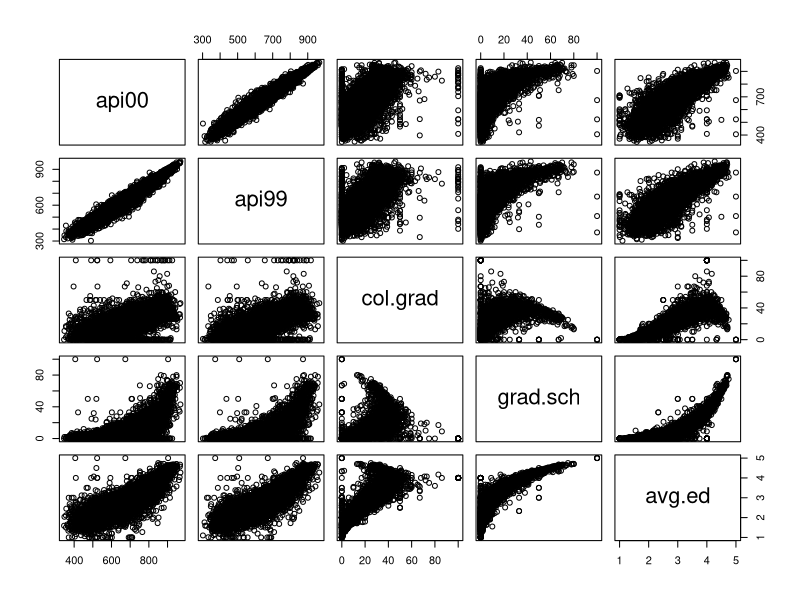

Write the R code that produced this figure. (Note: this script raises an error after producing the figure.)
library(survey)
data(api)
head(apipop)
library(corrplot)
install.packages("corrplot")

# First lets look for any correlation!
pairs(apipop[,c("api00","api99","col.grad", "grad.sch", "avg.ed")])
pairs.panels(apipop[,c("api00","api99","col.grad", "grad.sch", "avg.ed")])
M= cor(x=apipop[,c("api00","api99","col.grad", "grad.sch", "avg.ed")], use="pairwise.complete.obs")
corrplot(M,method="number")



##### proportions of schools that are Elementary, Middle school and High school
# since i want to do a proportional stratified sampling using school type as strata

props= table(apipop$stype)/length(apipop$stype)
props

length(apipop$sname[apipop$stype=='E'])
length(apipop$sname[apipop$stype=='M'])
length(apipop$sname[apipop$stype=='H'])

# lets multiply the above proportions by 100 to get an estimate of how many of each school type 
#we should take when doing the sampling 
props*100

elem_data = apipop[apipop$stype=='E',]
midd_data = apipop[apipop$stype=='M',]
high_data = apipop[apipop$stype=='H',]

dataList = list(elem_data, midd_data,high_data)
names(dataList)<- c("ElementarySchoolsData", "MiddleSchoolsData", "HighSchoolsData")

strat_sampl_by_stype<- function(data, Nsim, prop){
  xbar_strat_E <- NA
  xbar_strat_M <- NA
  xbar_strat_H <- NA
  samplSd_E <- NA
  samplSd_M <- NA
  samplSd_H <- NA
for(i in 1:Nsim){sampl_elem= sample(data[[1]]$col.grad, props[[1]]*100)
  sampl_high = sample(data[[3]]$col.grad, props[[2]]*100)
  sampl_midd= sample(data[[2]]$col.grad, props[[3]]*100)
  xbar_strat_E[i]<- mean(sampl_elem)
  xbar_strat_H[i]<- mean(sampl_high)
  xbar_strat_M[i]<- mean(sampl_midd)
  
  
  samplSd_E[i] <- sd(sampl_elem)
  samplSd_M[i] <- sd(sampl_high)
  samplSd_H[i] <- sd(sampl_midd)
}

output<- list (mean(xbar_strat_E), mean(xbar_strat_H),mean(xbar_strat_M),mean(samplSd_E), mean(samplSd_H),mean(samplSd_M) )
names(output) <- c("mean_elem_xbars", "mean_high_xbars", "mean_midd_xbars", "mean_elem_sampl_sd","mean_high_sampl_sd","mean_midd_sampl_sd")
return(output) 
}


strat_sampl_by_stype(data=dataList, Nsim=1000, prop=props)

# compare above to simple statistics for col.grad (percent par.ents with college degree) by stype (school type)
# metrics for apipop by school type (Elementary, middle and high school)
tapply(X=apipop$col.grad, INDEX =apipop$stype, FUN=mean)
tapply(X=apipop$col.grad, INDEX =apipop$stype, FUN=sd)
tapply(X=apipop$col.grad, INDEX =apipop$stype, FUN=var)




###############################################

strat_sampl_pop<- function(data, Nsim, prop){
  xbar_strat_EMH <- NA
  samplSd_EMH <- NA
  samplVar_EMH <- NA
  for(i in 1:Nsim){sampl_elem= sample(data[[1]]$col.grad, round(props[[1]]*100))
  sampl_high = sample(data[[2]]$col.grad, round(props[[2]]*100))
  sampl_midd= sample(data[[3]]$col.grad, round(props[[3]]*100))
  
  xbar_strat_EMH[i]<- mean(c(sampl_elem, sampl_midd,sampl_high))
  samplSd_EMH[i] <- sd(c(sampl_elem,sampl_midd,sampl_high))
  samplVar_EMH[i] <- var(c(sampl_elem,sampl_midd,sampl_high))
  }
  
  output<- list (mean(xbar_strat_EMH),var(xbar_strat_EMH),mean(samplSd_EMH), mean(samplVar_EMH))
  names(output) <- c("mean_EMH_xbars","var_EMH_xbars","mean_EMH_sampl_sd", "mean_EMH_sampl_var")
  return(output) 
}

strat_sampl_pop(data=dataList, Nsim=10000, prop=props)



pop_srs<-function(data, Nsim, prop){
  xbars_pop = NA
  pop_sd = NA
  pop_var = NA
for( i in 1:Nsim){srs=sample(data$col.grad, sum(round(props*100)))
xbars_pop[i] <- mean(srs)
pop_sd[i] <- sd(srs)
pop_var[i] <- var(srs)

}
output <- list(mean(xbars_pop),var(xbars_pop) ,mean(pop_sd),mean(pop_var) )
names(output) <- c("mean_xbars_pop","var_xbars_pop" ,"pop_sd", "pop_var")
return(output)
}

pop_srs(apipop, 10000, props)



# compare metrics for overall population to above
mean(apipop$col.grad)
sd(apipop$col.grad)
var(apipop$col.grad)


############### cluster sampling##################
install.packages("sampling")
library(sampling)
library(MASS)
library(lpSolve)

c=cluster(data=apipop, clustername="dname", size=15, method="srswor",pik,description=FALSE)
d=getdata(apipop, c)

clust_sampling <- function(data, Nsim, clust_variabls, clust_size){
  xbars_pop=NA
  sd_pop =  NA
  var_pop = NA
  for(i in 1:Nsim){
  clust_sampl = cluster(data=data, clustername=clust_variabls, size=clust_size, method="srswor",pik,description=FALSE)
  getSample_data= getdata(data, clust_sampl)
  xbars_pop[i] <- mean(getSample_data$col.grad)
  sd_pop[i]    <- sd(getSample_data$col.grad)
  var_pop[i]   <- var(getSample_data$col.grad)
  }
  output <- list(mean(xbars_pop),var(xbars_pop) ,mean(sd_pop),mean(var_pop) )
  names(output) <- c("mean_xbars_pop","var_xbars_pop" ,"sd_pop", "var_pop")
  return(output)
}


clust_sampling(data= apipop, Nsim = 100, clust_var ="dname", clust_size=15)



#################### two stage clustering sampling############
library(MASS)

reorder_dat=apipop[order(apipop$dname, apipop$sname),]
unique(reorder_dat$dname) # the variable dname (district name) has 757 categories 
unique(reorder_dat$sname) # the variable sname (school name) has 5210 names and its used for the 2nd stage clustering

# 1 cluster (district) is selected in the first stage 
# 10 schools are selected in the second stage from each sampled district
# method is simple random sampling without replacement in each stage
#(equal probability, without replacement)


mstage_sampl=mstage(data=apipop, stage=list("cluster","cluster"), varnames=list("dname","sname"), size=list(1,c(10)),
       method=list("srswor","srswor"), pik, description=FALSE) 
# the first stage is mstage_sampl[[1]], the second stage is mstage_sampl[[2]]

#the selected dsitricts
unique(mstage_sampl[[1]]$dname)
#the selected schools
unique(mstage_sampl[[2]]$sname)
# extracts the observed data
data=getdata(reorder_dat,mstage_sampl)[[2]]
# check the output
table(data$dname,data$sname)


TwoStage_ClustSampl <- function(data,stages_list,vars_list, clustNum_sampleNum, samplMethod_list,Nsim){
  #xbars_col.grad = NA
  for(i in 1:Nsim){
    
    reorder_dat = data[order(data[,grep(vars_list[[1]],colnames(data)) ], data[,grep(vars_list[[2]],colnames(data)) ]),]
    mstage_sampl= mstage(data=data, stage=stages_list, varnames=vars_list, size=clustNum_sampleNum,
                  method=samplMethod_list, pik, description=FALSE) 
    print(mstage_sampl)
    #getdata= getdata(reorder_dat, mstage_sampl)[[2]]
    #xbars_col.grad[i] <- mean(getdata$col.grad) 
  
  }
  #return(xbars_col.grad)
}



TwoStage_ClustSampl(data=apipop,stages_list = list("cluster","cluster"), vars_list = list("dname","sname"),  
                    clustNum_sampleNum = list(1,c(10)), samplMethod_list=list("srswor","srswor"),Nsim=2)


### example using 'swissmunicipalities' data ########


data("swissmunicipalities") # Uses the 'swissmunicipalities' data
b= swissmunicipalities
b= b[order(b$REG, b$CT),]
unique(b$REG) # the variable 'REG' (region) has 7 categories
# it is used as clustering variable in the first-stage sample

unique(b$CT)# the variable 'CT' (canton) has 26 categories;
# it is used as clustering variable in the second-stage sample


# 4 clusters (regions) are selected in the first-stage
# 1 canton is selected in the second-stage from each sampled region
# the method is simple random sampling without replacement in each stage
#(equal probability, without replacement)
m=mstage(b,stage=list("cluster","cluster"), varnames=list("REG","CT"),
         size=list(4,c(1,1,1,1)), method=list("srswor","srswor"))
# the first stage is m[[1]], the second stage is m[[2]]
#the selected regions
unique(m[[1]]$REG)
#the selected cantons
unique(m[[2]]$CT)
# extracts the observed data
x=getdata(b,m)[[2]]
# check the output
table(x$REG,x$CT)
